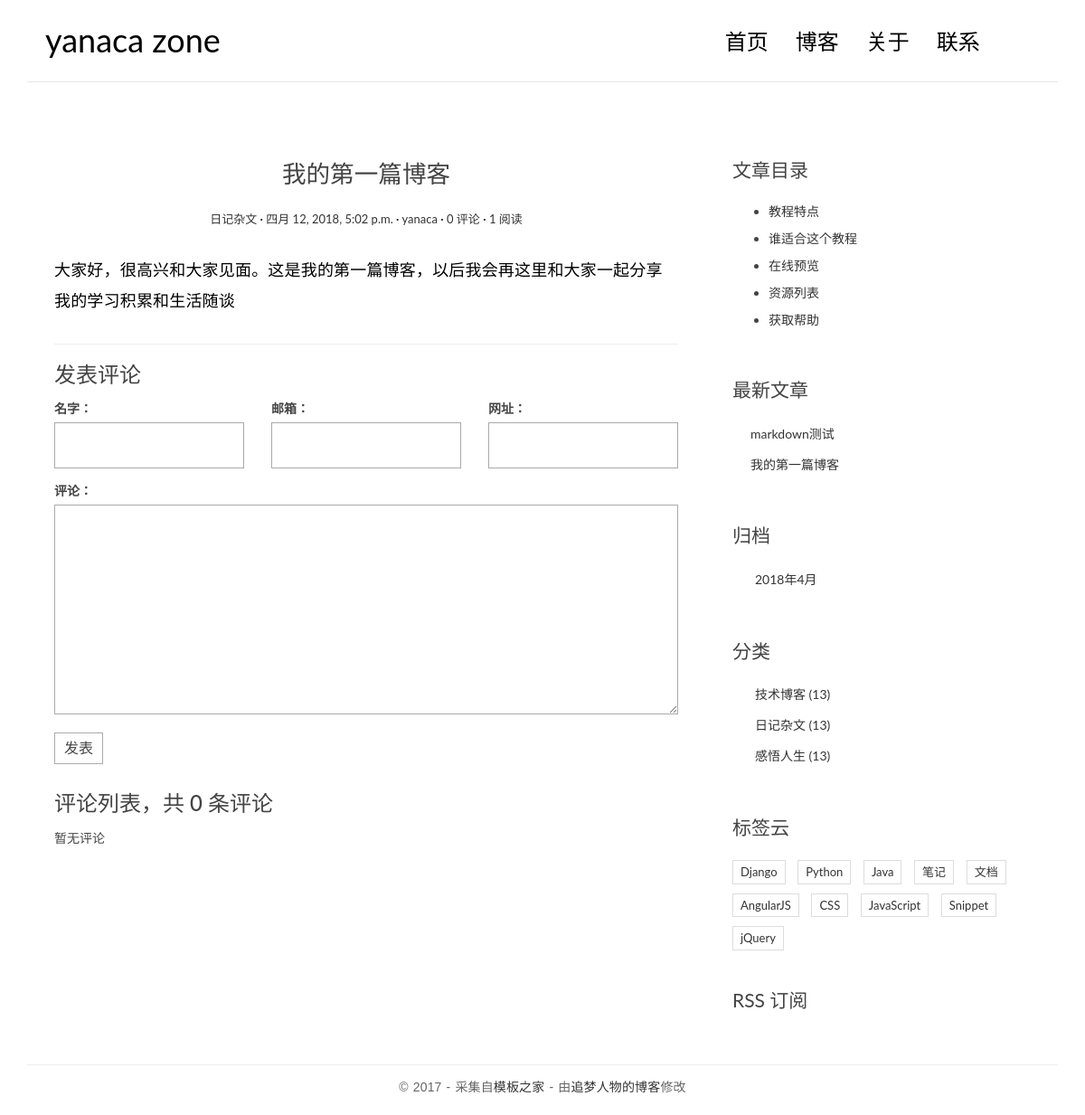
Before: /post/2/ with the older database file.
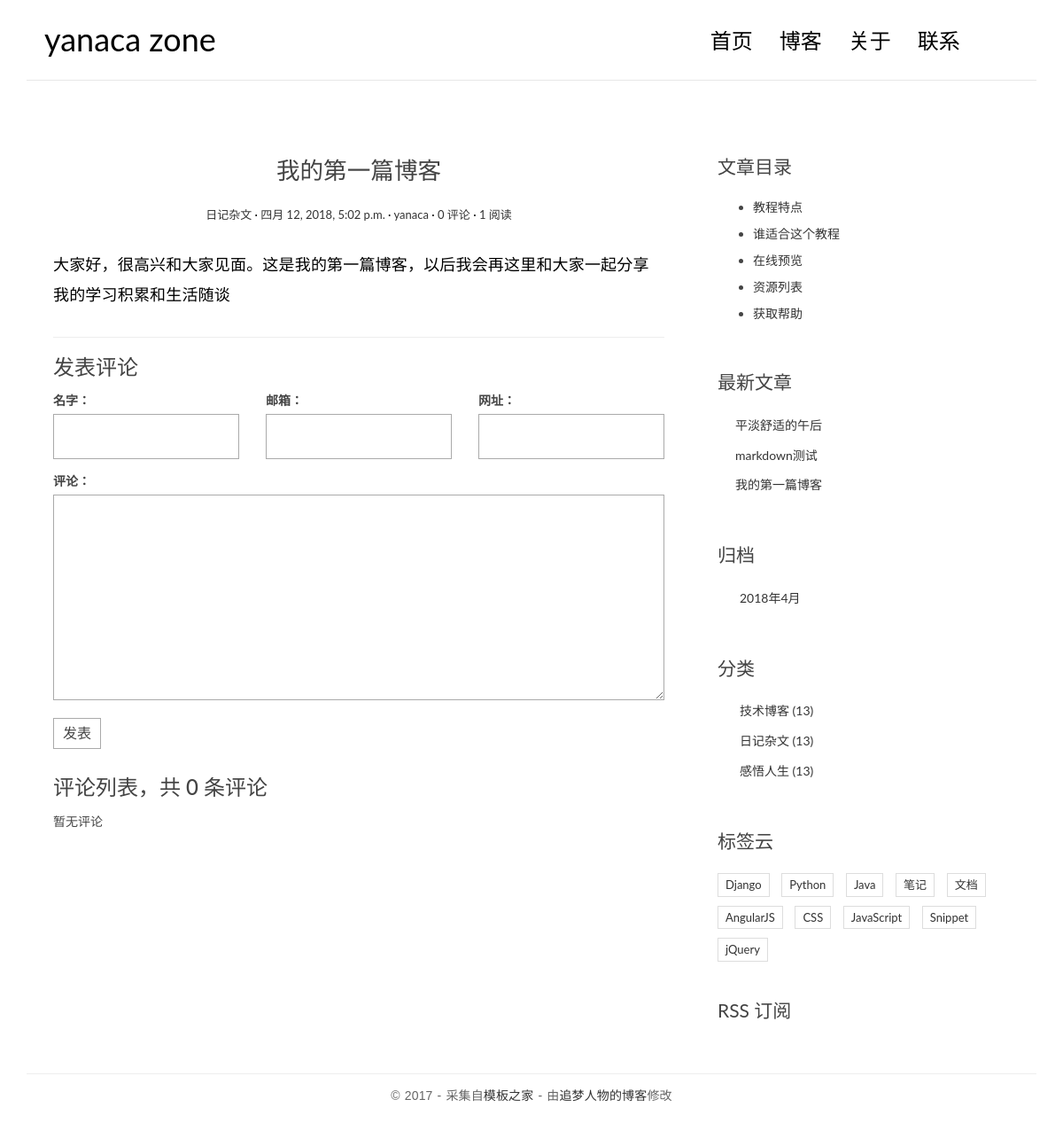
After: the same page with the newer database file.
### blog/models.py (models this page shows, shortened)
@python_2_unicode_compatible
class Post(models.Model):
    title = models.CharField(max_length=70)
    body = models.TextField()
    created_time = models.DateTimeField()
    modified_time = models.DateTimeField()
    excerpt = models.CharField(max_length=200, blank=True)
    category = models.ForeignKey(Category)
    tags = models.ManyToManyField(Tag, blank=True)
    author = models.ForeignKey(User)
    views = models.PositiveIntegerField(default=0)
    def get_absolute_url(self):
        return reverse('blog:detail', kwargs = {'pk': self.pk})
    class Meta:
        ordering = ['-created_time', 'title']
    def increase_views(self):
        self.views += 1
        self.save(update_fields=['views'])
    def save(self, *args, **kwargs):
        if not self.excerpt:
            md = markdown.Markdown(extensions=['markdown.extensions.extra',
                                               'markdown.extensions.codehilite'])
            self.excerpt = strip_tags(md.convert(self.body))[:54]
        super(Post, self).save(*args, **kwargs)

@python_2_unicode_compatible
class Category(models.Model):
    name = models.CharField(max_length=100)

### blog/views.py (the view)
# urls.py: url(r'^post/(?P<pk>[0-9]+)/$', views.PostDetailView.as_view(), name='detail'), #views.detail
class PostDetailView(DetailView):
    model = Post
    template_name = 'blog/detail.html'
    context_object_name = 'post'
    def get(self, request, *args, **kwargs):
        response = super(PostDetailView, self).get(request, *args, **kwargs)
        self.object.increase_views()
        return response
    def get_object(self, queryset=None):
        post = super(PostDetailView, self).get_object(queryset=None)
        post.body = markdown.markdown(post.body,
                                      extensions=['markdown.extensions.extra',
                                                  'markdown.extensions.codehilite',
                                                  'markdown.extensions.toc',
                                                  ])
        return post
    def get_context_data(self, **kwargs):
        context = super(PostDetailView, self).get_context_data(**kwargs)
        form = CommentForm()
        comment_list = self.object.comment_set.all()
        context.update({
            'form': form,
            'comment_list': comment_list,
        })
        return context

### comments/forms.py
class CommentForm(forms.ModelForm):
    class Meta:
        model = Comment
        fields = ['name', 'email', 'url', 'text']

### blog/templatetags/blog_tags.py (called while the page is built)
@register.simple_tag
def get_recent_posts(num=5):
    return Post.objects.all().order_by('-created_time')[:num]

@register.simple_tag
def archives():
    return Post.objects.dates('created_time', 'month', order='DESC')

@register.simple_tag
def get_categories():
    return Category.objects.all()

### templates/blog/detail.html (shortened to what this page needs)
{% extends 'base.html' %}
{% block main %}
<article class="post post-{{ post.pk }}">
    <header class="entry-header">
      <h1 class="entry-title">{{ post.title }}</h1>
        <div class="entry-meta">
          <span class="post-category"><a href="#">{{post.category.name}}</a></span>
            <span class="post-date"><a href="#"><time class="entry-date"
                                                      datetime="{{post.created_time}}">{{post.created_time}}</time></a></span>
            <span class="post-author"><a href="#">{{post.author}}</a></span>
            <span class="comments-link"><a href="#">{{ comment_list|length }} 评论</a></span>
            <span class="views-count"><a href="#">{{ post.views }} 阅读</a></span>
        </div>
    </header>
    <div class="entry-content clearfix">
    	{{post.body|safe}}
    </div>
</article>
<section class="comment-area" id="comment-area">
    <hr>
    <h3>发表评论</h3>
    <form action="{% url 'comment:post_comment' post.pk %}" method="post" class="comment-form">
        <div class="row">
            <div class="col-md-4">
              	<label for="{{ form.name.id_for_label }}">名字：</label>
              	{{ form.name }}
            </div>
            <div class="col-md-4">
              	<label for="{{ form.email.id_for_label }}">邮箱：</label>
								{{ form.email }}
            </div>
            <div class="col-md-4">
              	<label for="{{ form.url.id_for_label }}">网址：</label>
              	{{ form.url }}
            </div>
            <div class="col-md-12">
              	<label for="{{ form.text.id_for_label }}">评论：</label>
								{{ form.text }}
                <button type="submit" class="comment-btn">发表</button>
            </div>
        </div>
    </form>
    <div class="comment-list-panel">
      <h3>评论列表，共 <span>{{comment_list|length}}</span> 条评论</h3>
        <ul class="comment-list list-unstyled">
        		{% for comment in comment_list %}
            <li class="comment-item">
              <span class="nickname"> {{ comment.name }} </span>
              <time class="submit-date"> {{ comment.created_time }} </time>
                <div class="text">
                		{{ comment.text }}
                </div>
            </li>
            {% empty %}
            暂无评论
            {% endfor %}
        </ul>
    </div>
</section>
{% endblock main %}
{% block toc %}
<div class="widget widget-content">
    <h3 class="widget-title">文章目录</h3>
    <ul>
        <li>
            <a href="#">教程特点</a>
        </li>
        <li>
            <a href="#">谁适合这个教程</a>
        </li>
        <li>
            <a href="#">在线预览</a>
        </li>
        <li>
            <a href="#">资源列表</a>
        </li>
        <li>
            <a href="#">获取帮助</a>
        </li>
    </ul>
</div>
{% endblock toc %}

### templates/base.html (shortened to what the changed rows need)
{% load staticfiles %}
{% load blog_tags %}
<!DOCTYPE html>
<html>
<head>
    <link rel="stylesheet" href="http://code.ionicframework.com/ionicons/2.0.1/css/ionicons.min.css">
		<link rel="stylesheet" href="{% static 'blog/css/bootstrap.min.css' %}">
		<link rel="stylesheet" href="{% static 'blog/css/pace.css' %}">
		<link rel="stylesheet" href="{% static 'blog/css/custom.css' %}">
		<link rel="stylesheet" href="{% static 'blog/css/highlights/github.css' %}">
</head>
<body>
<div class="container">
    <header id="site-header">
        <div class="row">
            <div class="col-md-4 col-sm-5 col-xs-8">
                <div class="logo">
                    <h1><a href="index.html"><b>yanaca zone</a></h1>
                </div>
            </div>
        </div>
    </header>
</div>
<div class="content-body">
    <div class="container">
        <div class="row">
            <main class="col-md-8">
            		{% block main %}
            		{% endblock main %}
            </main>
            <aside class="col-md-4">
                <div class="widget widget-recent-posts">
                    {% get_recent_posts as recent_post_list %}
                    <ul>
                    		{% for post in recent_post_list %}
                        <li>
                          <a href="{{post.get_absolute_url}}">{{post.title}}</a>
                        </li>
                      {% empty %}
                      暂无文章
                      {% endfor %}
                		</ul>
                </div>
                <div class="widget widget-archives">
                    {% archives as date_list %}
                    <ul>
                    {% for date in date_list %}
                        <li>
                          <a href="{% url 'blog:archives' date.year date.month %}">{{date.year}}年{{date.month}}月</a>
                        </li>
                    {% empty %}
                    暂无归档
                    {% endfor %}
                    </ul>
                </div>
                <div class="widget widget-category">
                    {% get_categories as category_list %}
                    <ul>
                    		{% for category in category_list %}
                        <li>
                          <a href="{% url 'blog:category' category.pk %}">{{category.name}} <span class="post-count">(13)</span></a>
                        </li>
                      {% empty %}
                      暂无分类
                      {% endfor %}
                    </ul>
                </div>
            </aside>
        </div>
    </div>
</div>
</body>
</html>

Changed rows visible on the page:
added Post: title "平淡舒适的午后"
